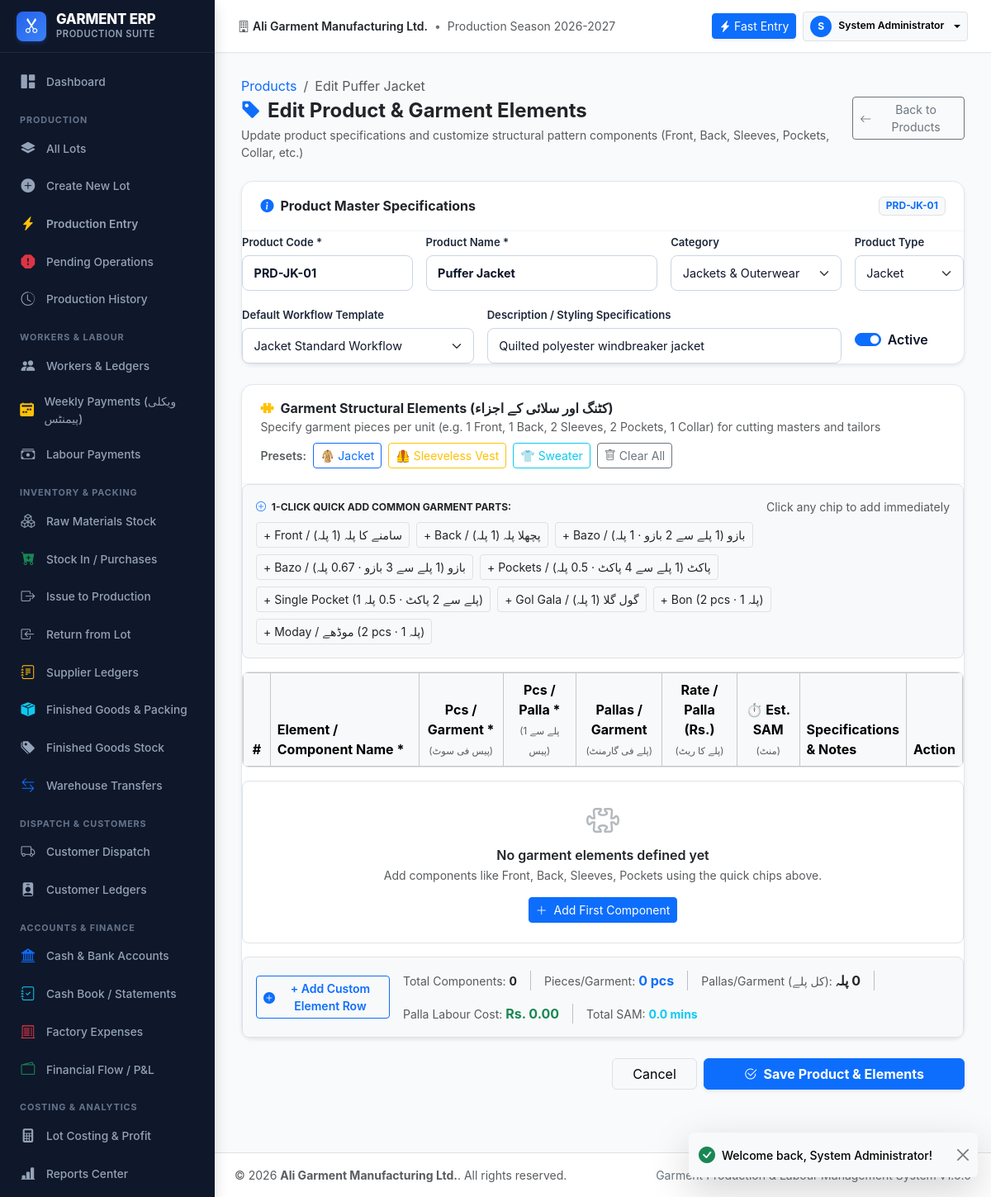
The page /modules/settings/product_edit.php?id=3 (signed in) on the database its author committed.
### tables this page shows
CREATE TABLE `users` (
    `id` INT AUTO_INCREMENT PRIMARY KEY,
    `username` VARCHAR(50) NOT NULL UNIQUE,
    `password_hash` VARCHAR(255) NOT NULL,
    `full_name` VARCHAR(100) NOT NULL,
    `role_id` INT NOT NULL,
    `phone` VARCHAR(30) NULL,
    `email` VARCHAR(100) NULL,
    `is_active` TINYINT(1) NOT NULL DEFAULT 1,
    `created_at` DATETIME NOT NULL DEFAULT CURRENT_TIMESTAMP,
    `updated_at` DATETIME NOT NULL DEFAULT CURRENT_TIMESTAMP ON UPDATE CURRENT_TIMESTAMP,
    FOREIGN KEY (`role_id`) REFERENCES `roles`(`id`)
);

CREATE TABLE `products` (
    `id` INT AUTO_INCREMENT PRIMARY KEY,
    `code` VARCHAR(50) NOT NULL UNIQUE,
    `name` VARCHAR(120) NOT NULL,
    `category_id` INT NULL,
    `product_type` VARCHAR(60) NOT NULL,
    `picture` VARCHAR(255) NULL,
    `description` TEXT NULL,
    `attributes_json` TEXT NULL,
    `default_workflow_template_id` INT NULL,
    `is_active` TINYINT(1) NOT NULL DEFAULT 1,
    `created_at` DATETIME NOT NULL DEFAULT CURRENT_TIMESTAMP,
    FOREIGN KEY (`category_id`) REFERENCES `product_categories`(`id`) ON DELETE SET NULL,
    FOREIGN KEY (`default_workflow_template_id`) REFERENCES `workflow_templates`(`id`) ON DELETE SET NULL
);

CREATE TABLE `product_categories` (
    `id` INT AUTO_INCREMENT PRIMARY KEY,
    `code` VARCHAR(50) NULL UNIQUE,
    `name` VARCHAR(100) NOT NULL,
    `description` TEXT NULL,
    `is_active` TINYINT(1) NOT NULL DEFAULT 1
);

CREATE TABLE `workflow_templates` (
    `id` INT AUTO_INCREMENT PRIMARY KEY,
    `name` VARCHAR(100) NOT NULL UNIQUE,
    `product_type` VARCHAR(50) NULL,
    `description` TEXT NULL,
    `is_active` TINYINT(1) NOT NULL DEFAULT 1
);

### modules/settings/product_edit.php (the view, shortened to what the rows shown need)
<?php
require_once __DIR__ . '/../../config/config.php';
require_once __DIR__ . '/../../config/auth.php';
require_login();
$db = get_db();
$productId = (int)($_GET['id'] ?? $_POST['product_id'] ?? 0);
$stmt = $db->prepare("SELECT p.*, c.name AS category_name, wt.name AS template_name
                      FROM products p
                      LEFT JOIN product_categories c ON p.category_id = c.id
                      LEFT JOIN workflow_templates wt ON p.default_workflow_template_id = wt.id
                      WHERE p.id = ?");
$stmt->execute([$productId]);
$product = $stmt->fetch();
$categories = $db->query("SELECT * FROM product_categories WHERE is_active = 1 ORDER BY name ASC")->fetchAll();
$templates = $db->query("SELECT * FROM workflow_templates WHERE is_active = 1 ORDER BY name ASC")->fetchAll();
require_once __DIR__ . '/../../includes/header.php';
?>
<div class="app-main">
    <?php require_once __DIR__ . '/../../includes/topbar.php'; ?>
    <div class="app-content">
        <div class="d-flex flex-column flex-sm-row justify-content-between align-items-sm-center gap-3 mb-4">
            <div>
                <nav aria-label="breadcrumb">
                    <ol class="breadcrumb mb-1 small">
                        <li class="breadcrumb-item"><a href="<?= BASE_URL ?>modules/settings/products.php" class="text-decoration-none">Products</a></li>
                        <li class="breadcrumb-item active" aria-current="page">Edit <?= clean($product['name']) ?></li>
                    </ol>
                </nav>
            </div>
        </div>
        <form method="POST" action="" id="editProductForm">
            <div class="card-modern shadow-sm mb-4">
                <div class="card-modern-header d-flex justify-content-between align-items-center">
                    <h6 class="fw-bold mb-0 text-dark">
                        <i class="bi bi-info-circle-fill text-primary me-2"></i>Product Master Specifications
                    </h6>
                    <span class="badge bg-light text-primary border fw-bold"><?= clean($product['code']) ?></span>
                </div>
                <div class="card-modern-body">
                    <div class="row g-3">
                        <div class="col-12 col-md-3">
                            <label class="form-label fw-semibold">Product Code *</label>
                            <input type="text" name="code" class="form-control text-uppercase fw-bold" value="<?= clean($product['code']) ?>" placeholder="e.g. PRD-SW-01" required>
                        </div>
                        <div class="col-12 col-md-4">
                            <label class="form-label fw-semibold">Product Name *</label>
                            <input type="text" name="name" class="form-control fw-bold" value="<?= clean($product['name']) ?>" placeholder="e.g. Mens Cardigan Sweater" required>
                        </div>
                        <div class="col-12 col-md-3">
                            <label class="form-label fw-semibold">Category</label>
                            <select name="category_id" class="form-select">
                                <?php foreach ($categories as $cat): ?>
                                    <option value="<?= $cat['id'] ?>" <?= $cat['id'] == $product['category_id'] ? 'selected' : '' ?>>
                                        <?= clean($cat['name']) ?>
                                    </option>
                                <?php endforeach; ?>
                            </select>
                        </div>
                        <div class="col-12 col-md-2">
                            <label class="form-label fw-semibold">Product Type</label>
                            <select name="product_type" class="form-select">
                                <?php foreach (['Coat', 'Sweater', 'Jacket', 'Cardigan', 'Vest', 'Other'] as $pt): ?>
                                    <option value="<?= $pt ?>" <?= $product['product_type'] === $pt ? 'selected' : '' ?>><?= $pt ?></option>
                                <?php endforeach; ?>
                            </select>
                        </div>
                        <div class="col-12 col-md-4">
                            <label class="form-label fw-semibold">Default Workflow Template</label>
                            <select name="default_workflow_template_id" class="form-select">
                                <?php foreach ($templates as $tmpl): ?>
                                    <option value="<?= $tmpl['id'] ?>" <?= $tmpl['id'] == $product['default_workflow_template_id'] ? 'selected' : '' ?>>
                                        <?= clean($tmpl['name']) ?>
                                    </option>
                                <?php endforeach; ?>
                            </select>
                        </div>
                        <div class="col-12 col-md-6">
                            <label class="form-label fw-semibold">Description / Styling Specifications</label>
                            <input type="text" name="description" class="form-control" value="<?= clean($product['description'] ?? '') ?>" placeholder="Fabric blend, neck type, styling details">
                        </div>
                        <div class="col-12 col-md-2 d-flex align-items-center">
                            <div class="form-check form-switch mt-3">
                                <input class="form-check-input" type="checkbox" name="is_active" id="is_active" value="1" <?= $product['is_active'] ? 'checked' : '' ?>>
                                <label class="form-check-label fw-semibold" for="is_active">Active</label>
                            </div>
                        </div>
                    </div>
                </div>
            </div>
            <div class="card-modern shadow-sm mb-4">
                <div class="card-modern-body">
                    <div class="table-responsive border rounded-3 mb-3">
                        <table class="table table-bordered align-middle mb-0" id="elementsTable">
                            <thead class="table-light">
                                <tr>
                                    <th style="width: 40px;" class="text-center">#</th>
                                    <th style="min-width: 180px;">Element / Component Name *</th>
                                    <th style="width: 125px;" class="text-center" title="Number of cut pieces required per finished garment">Pcs / Garment *<br><span class="text-muted fw-normal" style="font-size: 0.72rem;">(پیس فی سوٹ)</span></th>
                                    <th style="width: 135px;" class="text-center" title="How many cut pieces yielded from 1 knitted panel (ایک پلے سے کتنے پیس نکلتے ہیں)">Pcs / Palla *<br><span class="text-muted fw-normal" style="font-size: 0.72rem;">(1 پلے سے پیس)</span></th>
                                    <th style="width: 130px;" class="text-center" title="Knitted panels required per garment = Pcs ÷ Yield (پلے فی گارمنٹ)">Pallas / Garment<br><span class="text-muted fw-normal" style="font-size: 0.72rem;">(پلے فی گارمنٹ)</span></th>
                                    <th style="width: 140px;" class="text-center" title="Knitting operator rate per Palla (پلے کا ریٹ)">Rate / Palla (Rs.)<br><span class="text-muted fw-normal" style="font-size: 0.72rem;">(پلے کا ریٹ)</span></th>
                                    <th style="width: 105px;" class="text-center">⏱️ Est. SAM<br><span class="text-muted fw-normal" style="font-size: 0.72rem;">(منٹ)</span></th>
                                    <th>Specifications & Notes</th>
                                    <th style="width: 60px;" class="text-center">Action</th>
                                </tr>
                            </thead>
                        </table>
                    </div>
                </div>
            </div>
        </form>
    </div>
<?php require_once __DIR__ . '/../../includes/footer.php'; ?>

### includes/topbar.php (shortened to what the rows shown need)
<?php
$currentUser = current_user();
?>
<header class="app-topbar">
    <div class="d-flex align-items-center gap-2">
        <div class="dropdown">
            <button class="btn btn-sm btn-light border dropdown-toggle d-flex align-items-center gap-2" type="button" data-bs-toggle="dropdown" aria-expanded="false">
                <div class="bg-primary text-white rounded-circle d-flex align-items-center justify-content-center" style="width: 26px; height: 26px; font-size: 0.75rem; font-weight: 700;">
                    <?= strtoupper(substr($currentUser['full_name'] ?? 'U', 0, 1)) ?>
                </div>
                <span class="d-none d-md-inline fw-semibold small"><?= clean($currentUser['full_name'] ?? 'User') ?></span>
            </button>
        </div>
    </div>
</header>

### rows shown on the page
users: full_name "S", full_name "System Administrator"
products: name "Puffer Jacket", code "PRD-JK-01", category_id "Jackets & Outerwear", product_type "Jacket", default_workflow_template_id "Jacket Standard Workflow", description "Quilted polyester windbreaker jacket", is_active "☑"

### other values the page prints
get_setting('company_name', 'Garment ERP') "Ali Garment Manufacturing Ltd."
